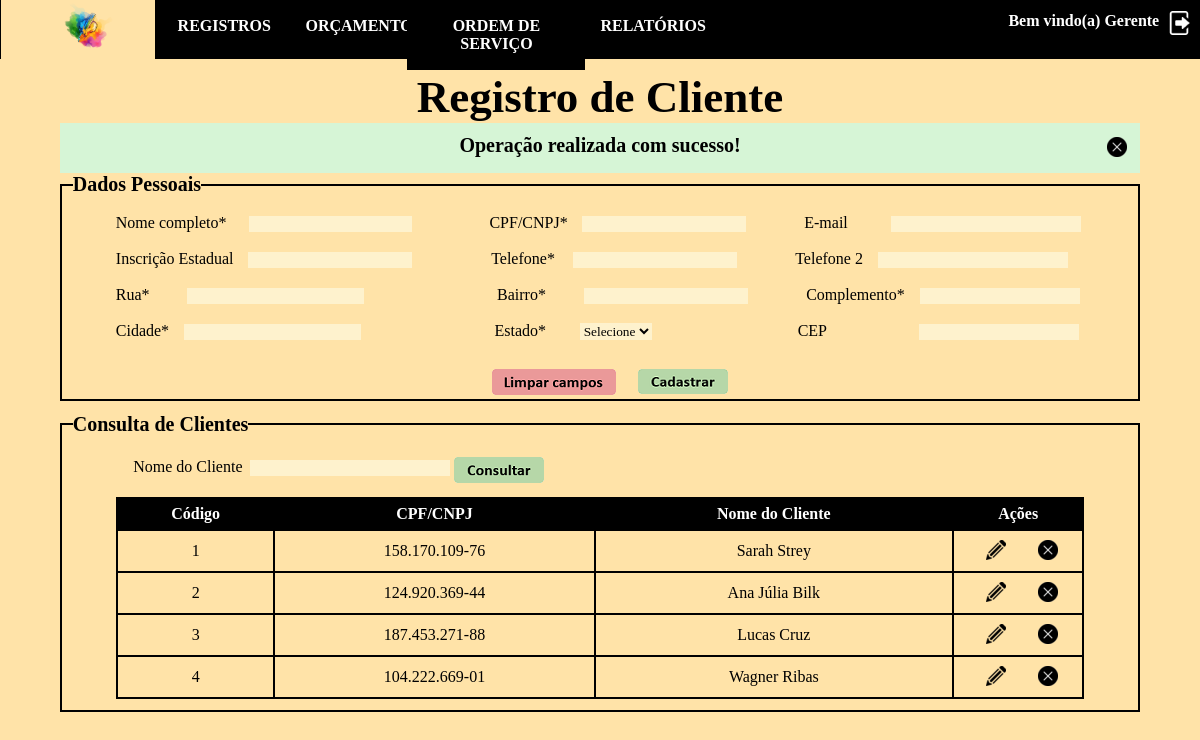
The page /php/registroClienteForm.php?retorno=1 (signed in) on the database its author committed.
### tables this page shows
CREATE TABLE `clientes` (
  `codigo` int(10) UNSIGNED NOT NULL COMMENT 'Armazena o código do cliente.',
  `nome` varchar(40) NOT NULL COMMENT 'Armazena o nome do cliente.',
  `cpf_cnpj` bigint(14) NOT NULL COMMENT 'Armazena o CPF ou CNPJ do cliente.',
  `cep` int(10) UNSIGNED DEFAULT NULL COMMENT 'Armazena o CEP do cliente.',
  `estado` char(2) NOT NULL COMMENT 'Armazena o estado do cliente.',
  `cidade` varchar(45) NOT NULL COMMENT 'Armazena a cidade do cliente.',
  `bairro` varchar(45) NOT NULL COMMENT 'Armazena o bairro do local da entrega do cliente.',
  `rua` varchar(45) NOT NULL COMMENT 'Armazena a rua do local da entrega do cliente.',
  `complemento` varchar(45) NOT NULL COMMENT 'Armazena o número do local da entrega do cliente.',
  `inscricao_estadual` bigint(15) UNSIGNED ZEROFILL DEFAULT NULL COMMENT 'Armazena a inscrição estadual da empresa do cliente.',
  `telefone_1` bigint(12) UNSIGNED NOT NULL COMMENT 'Armazena o número de telefone do cliente.',
  `telefone_2` bigint(12) UNSIGNED DEFAULT NULL COMMENT 'Armazena o número de telefone do cliente.',
  `email` varchar(80) DEFAULT NULL COMMENT 'Armazena o e-mail do cliente.'
);

### php/registroClienteForm.php (the view, shortened to what this page needs)
<?php
	if(isset($_SESSION['nivelLogado'])==true && ($_SESSION['nivelLogado']==1 || $_SESSION['nivelLogado']==2)){
?>
<!DOCTYPE html>
<html lang="pt-br">
<head>
		<link rel="stylesheet" href="../css/registroCliente.css">
</head>
<body>
	<?php
	if ($_SESSION['nivelLogado']==1){
		include("menuGerente.php");
	}
	else if($_SESSION['nivelLogado']==2){
		include("menuAtendente.php");
	}
	?>
	<br><br>
	<main>
	<br>
	<h1 id="tituloPrincipal">Registro de Cliente</h1>
	<div>
		<?php
			if(isset($_GET['retorno'])==true){
				if($_GET['retorno']==1){
					include("../alertas/sucesso.php");
				}else if ($_GET['retorno']==0){
					include("../alertas/erro.php");
				}else if($_GET['retorno']==2){
					include("../alertas/erroExclusaoCliente.php");
				}
			}
		?>
	</div>
		<form action="registroCliente.php" method="POST" onsubmit="return validarCampos()">
		<fieldset class="caixa">
				<legend>Dados Pessoais</legend>
				<br>
				<label for="nome" id="labelNome">Nome completo*</label>
				<input type="text" name="nome" id="nome" onkeypress="return onlyChars(event)" size="21">
				<label for="labelCpf" id="labelCpf">CPF/CNPJ*</label>
				<input type="text" name="cpf" id="cpfcnpj" maxlength="17" onkeypress='mascaraMutuario(this,cpfCnpj)' onblur='clearTimeout()' onkeypress="return isNumberKey(event)">
				<label for="email">E-mail</label>
				<input type="text" name="email" id="email" size="24">
				<br><br>
				<label for="inscricaoEs">Inscrição Estadual</label>
				<input type="text" name="inscricaoEs" id="inscricaoEs" maxlength="9" onkeypress="return isNumberKey(event)">
				<label for="telefone" id="labelTelefone">Telefone*</label>
				<input type="text" name="telefone" id="telefone" maxlength="15" onkeypress="return isNumberKey(event)">
				<label for="telefone2">Telefone 2</label>
				<input type="text" name="telefone2" id="telefone2" maxlength="15" onkeypress="return isNumberKey(event)">
				<br><br>
				<label for="rua">Rua*</label>
				<input type="text" name="rua" id="rua" size="23">
				<label for="bairro" id="labelBairro">Bairro*</label>
				<input type="text" name="bairro" id="bairro" onkeypress="return onlyChars(event)">
				<label for="complemento">Complemento*</label>
				<input type="text" name="complemento" id="complemento">
				<br>
				<br>
				<label for="cidade">Cidade*</label>
				<input type="text" name="cidade" id="cidade" onkeypress="return onlyChars(event)">
				<label id="labelEstado">Estado*</label>
				<select name="estado" id="estado">
					<option value="0">Selecione</option>
				</select>
				<label for="cep" id="labelCep">CEP</label>
				<input type="text" name="cep" id="cep" onkeypress="return isNumberKey(event)" maxlength="8" size="21.7">
				<br><br>
				<button type="reset" class="botoes" id="botao2">
					<img src="../img/limpar_campos.png" alt="Limpar Campos">
				</button>
				<button type="submit" class="botoes">
					<img src="../img/cadastrar.png" alt="Cadastrar">
				</button>
			</fieldset>
		</form>
			<fieldset class="caixa">
				<legend>Consulta de Clientes</legend>
				<table id="tabelaConsulta" >
				<tr>
					<form action="#" method="GET">
						<td>
							<label for="consultaNomeCliente" id="consultaNome">Nome do Cliente</label>
							<input type="text" id="consultaNomeCliente" name="consultaNomeCliente" class="camposForm" onkeypress="return onlyChars(event)" size="25px">
						</td>
						<td>
							<button type="submit" class="botoes" id="botaoConsultar">
							<img src="../img/consultar.png"></button>
						</td>
					</form>
				</tr>
				</table>
				<table>
					<tr>
						<th>Código</th>
						<th>CPF/CNPJ</th>
						<th>Nome do Cliente</th>
						<th>Ações</th>
					</tr>
					<?php
					require_once("conexaoBanco.php");
					if(isset($_GET['consultaNomeCliente'])==false){
						$comando = "SELECT * FROM clientes";
					}else if(isset($_GET['consultaNomeCliente'])==true &&
					$_GET['consultaNomeCliente']==""){
					$comando = "SELECT * FROM clientes";
					}else if(isset($_GET['consultaNomeCliente'])==true && $_GET['consultaNomeCliente']!=""){
						$busca = $_GET['consultaNomeCliente'];
						$comando = "SELECT * FROM clientes WHERE nome LIKE '".$busca."%'";
					}
					$resultado = mysqli_query($conexao, $comando);
					$linhas = mysqli_num_rows($resultado);
					if($linhas==0){
					?>
						<tr>
							<td colspan="4">Nenhum cliente foi encontrado</td>
						</tr>
					<?php
					}
					else{
						$clientesRetornados = array();
						while($cadaLinha = mysqli_fetch_assoc($resultado)){
							array_push($clientesRetornados, $cadaLinha);
						}
						foreach ($clientesRetornados as $cadaCliente){
						?>
						<tr>
							<td> <?php echo $cadaCliente['codigo'] ?></td>
							<td> <?php
							if(strlen($cadaCliente['cpf_cnpj'])==11){
								$nbr_cpf = $cadaCliente['cpf_cnpj'];
								$parte_um     = substr($nbr_cpf, 0, 3);
								$parte_dois   = substr($nbr_cpf, 3, 3);
								$parte_tres   = substr($nbr_cpf, 6, 3);
								$parte_quatro = substr($nbr_cpf, 9, 2);
								$montado = "$parte_um.$parte_dois.$parte_tres-$parte_quatro";
						 		echo $montado;
							}else{
								$valor = $cadaCliente['cpf_cnpj'];
								$cnpj_cpf = preg_replace("/\D/", '', $valor);
								$montado = preg_replace("/(\d{2})(\d{3})(\d{3})(\d{4})(\d{2})/", "\$1.\$2.\$3/\$4-\$5", $cnpj_cpf);
								echo $montado;
							}
							 ?>
							</td>
							<td> <?php echo $cadaCliente['nome'] ?></td>
							<td id="acoes">
								<form action="editaClienteForm.php" method="POST">
									<button type="submit" class="botoes">
										<img src="../img/editar.png">
									</button>
								</form>
								<form action="excluiCliente.php" method="POST" onsubmit="return confirmarExclusao()">
									<button type="submit" class="botoes">
										<img src="../img/excluir.png">
									</button>
								</form>
							</td>
						</tr>
				<?php
						}
					}
				?>
					</table>
				</fieldset>
		</main>
	</body>
</html>
<?php
	}
	else{
		header("Location: ../paginasSite/login.php");
	}
?>

### css/registroCliente.css (style rules this page uses)
* { margin: 0px; padding: 0px; font-family: "Lucida Sans Unicode"; }
html { background-color:#FFE3A8; }
input { background-color:#FEF2CD; border:none; }
select { background-color:#FEF2CD; border:none; }
#tituloPrincipal { font-family:Freestyle Script; font-size: 45px; color: black; text-align: center; }
.caixa { margin-left: 5%; margin-right:5%; border: 2px solid black; margin-bottom: 1%; }
.caixa legend { font-family:"Lucida Sans Unicode"; font-size: 20px; color: black; font-weight: bold; margin-left: 1%; }
.caixa label { margin-left: 5%; }
.caixa input { margin-left: 1%; }
#nome { margin-left:1.7%; width:15.2%; }
#labelCpf { margin-left: 6.8%; }
#email { margin-left:3.6%; width:17.7%; }
#inscricaoEs { width:15.2%; }
#labelTelefone { margin-left: 7%; }
#telefone { margin-left:1.35%; }
#telefone2 { width:17.7%; }
#rua { margin-left: 3.1%; width: 16.45%; }
#labelBairro { margin-left: 12%; }
#bairro { margin-left: 3.2%; }
#complemento { width: 14.9% }
#cidade { width: 16.5%; }
#labelEstado { margin-left: 11%; }
#labelEstado { margin-left: 12%; }
#estado { margin-left:2.75%; }
#labelCep { margin-left: 13.2%; }
#cep { margin-left: 8.2%; width: 14.9% }
#tabelaConsulta { width:45%; border:none; background-color:transparent; margin-left:3%; }
#tabelaConsulta td { border:none; background-color:transparent; }
table, th, td { border-collapse: collapse; border: 2px solid black; margin-bottom: 1%; }
table { margin-top:1%; margin-left: 5%; width: 90%; text-align: center; }
th { height: 30px; background-color:black; color:white; }
td { height: 40px; background-color:#FFE3A8; }
.botoes { float: left; margin-left:2%; margin-top:1%; background-color: transparent; border: none; size: 100px 100px; }
#botao2 { margin-left: 40%; }
#botaoConsultar { margin: 0 0 0 -15%; padding-top: 10px; float: left; }
#acoes button { float: left; margin-left: 25%; }

### css/menuGerente.css (style rules this page uses)
* { margin: 0px; padding: 0px; font-family: "Lucida Sans Unicode"; }

### rows shown on the page
clientes: codigo "1", cpf_cnpj "158.170.109-76", nome "Sarah Strey"
clientes: codigo "2", cpf_cnpj "124.920.369-44", nome "Ana Júlia Bilk"
clientes: codigo "3", cpf_cnpj "187.453.271-88", nome "Lucas Cruz"
clientes: codigo "4", cpf_cnpj "104.222.669-01", nome "Wagner Ribas"
